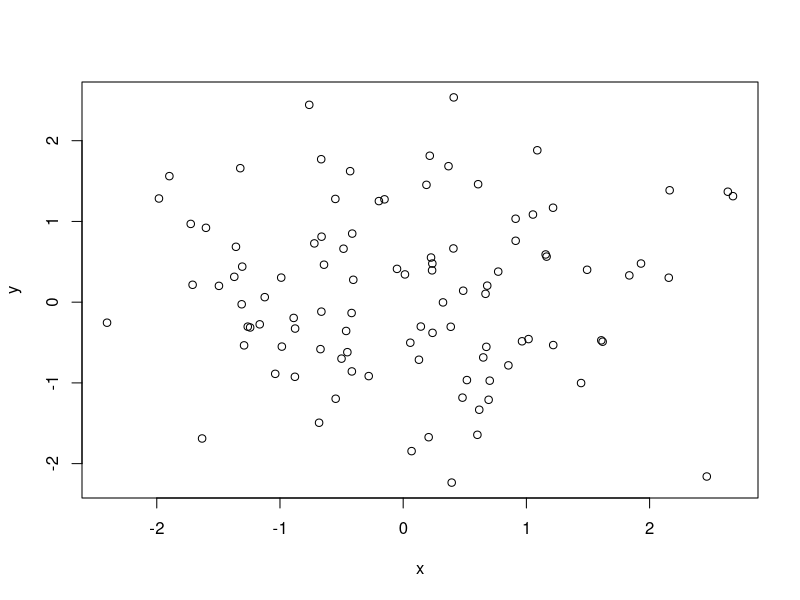
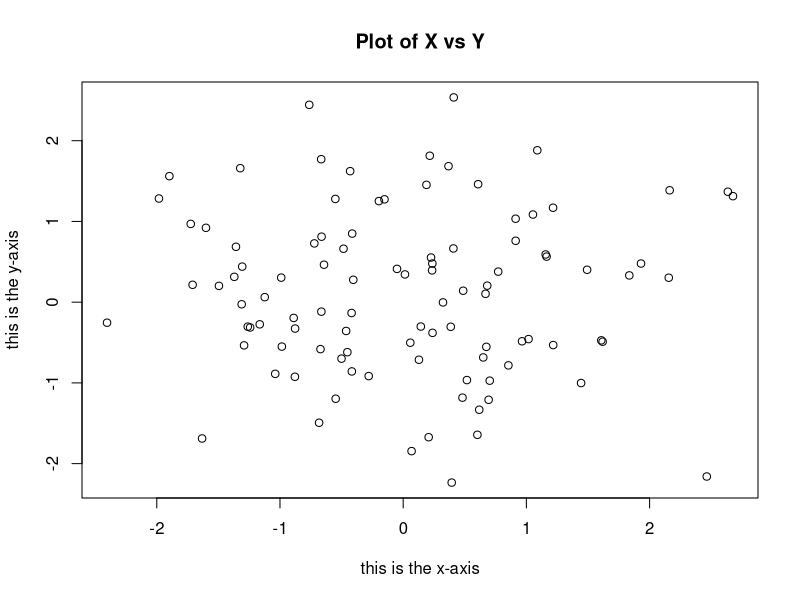
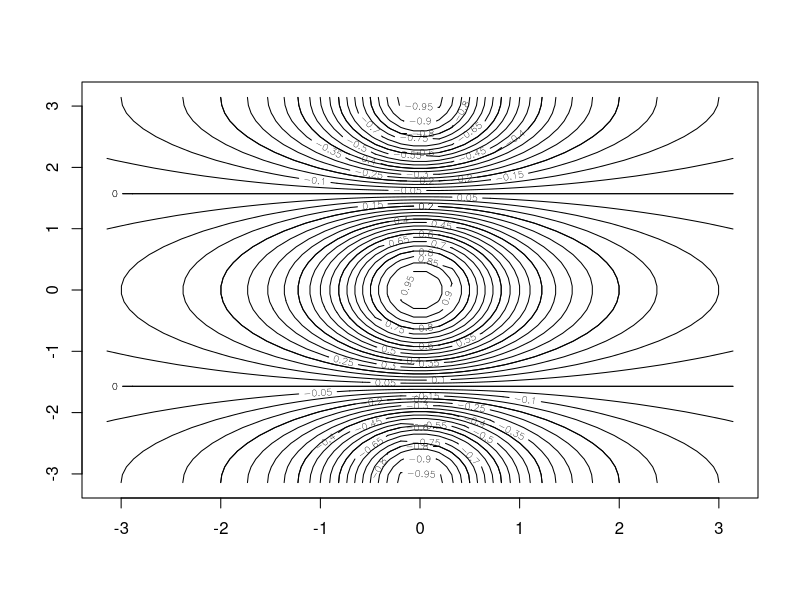
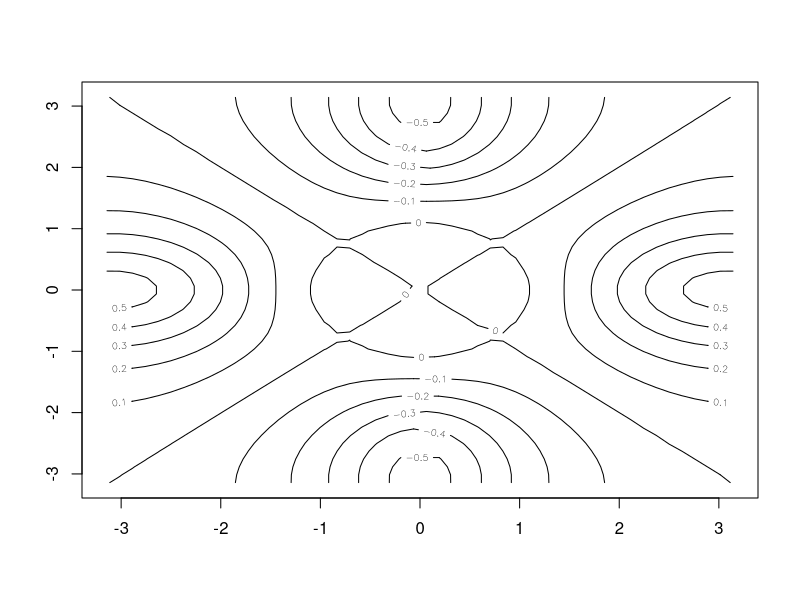
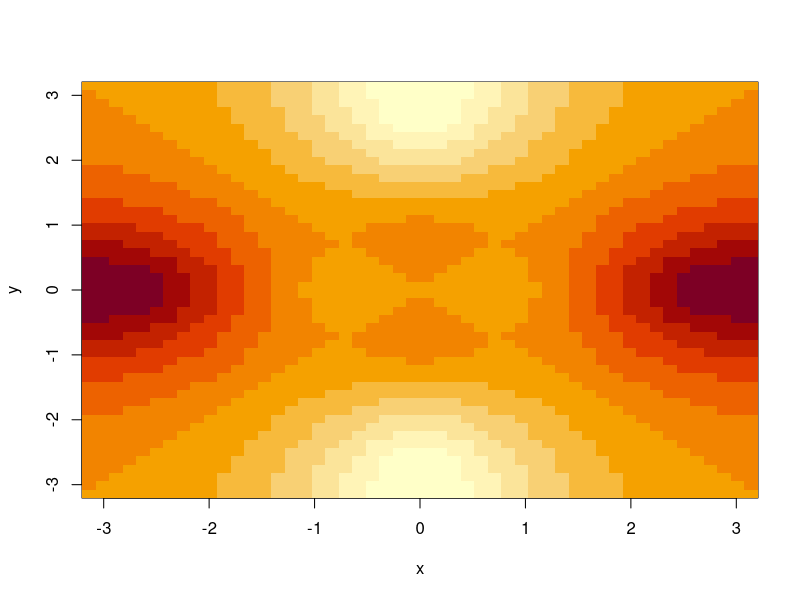
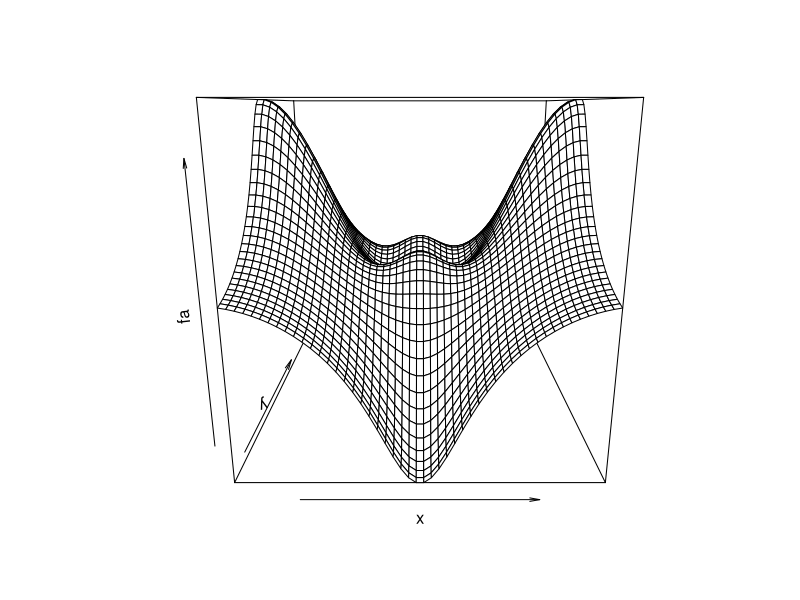
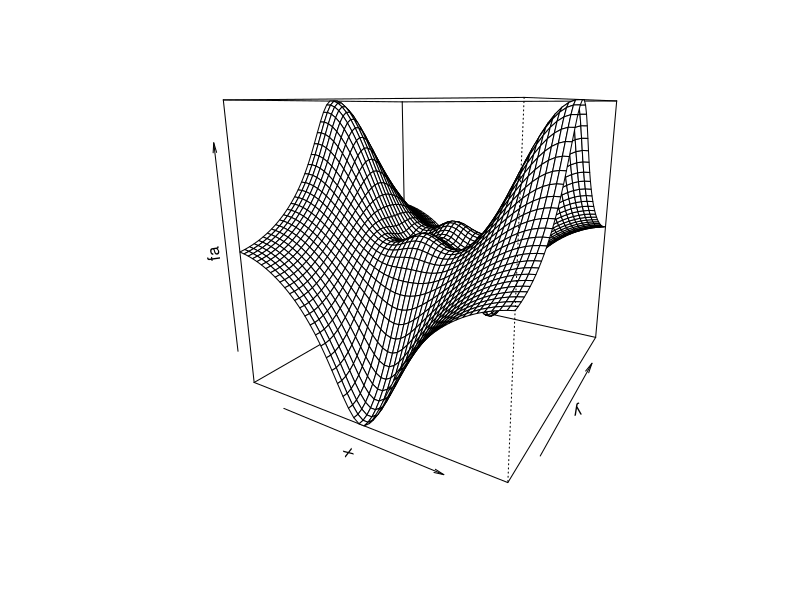
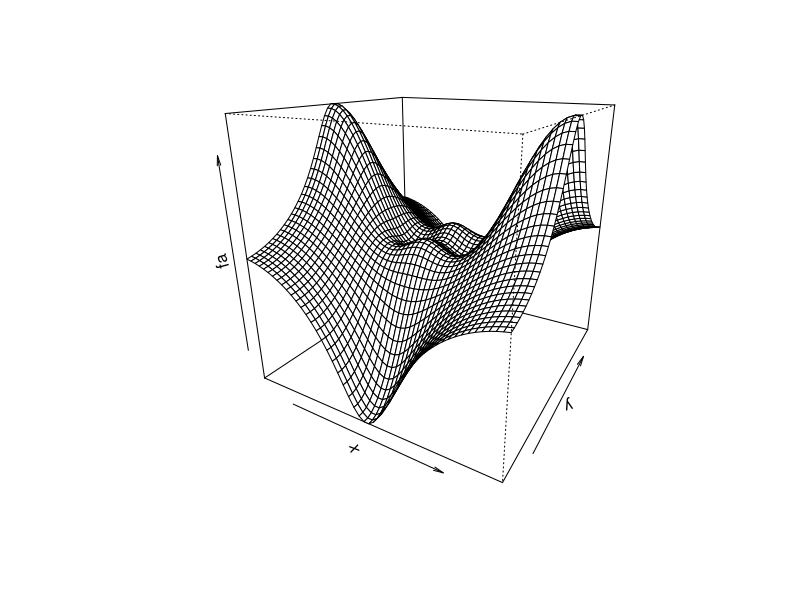

Write the R code that produced these figures, in order.
# Lab2 from intro to statistical learning by James, Witten, Hastie, Tibshirani

# BASIC COMMANDS
x <- c(1, 3, 2, 5)
x
# 1 3 2 5
#x <- c(7, 5, 4, )
#Error in c(7, 5, 4, ) : argument 4 is empty
 x <- c(7, 5, 4, 6)
y = c(1, 4, 3)
length(x)
#[1] 4
length(y)
#[1] 3
y = c(y, 6)
y
#[1] 1 4 3 6
x+y
#[1]  8  9  7 12
ls()
#[1] "x" "y"
 rm(x, y)
 ls()
#character(0)
 ?matrix
 x = matrix(data=c(1,2,3,4), nrow=2, ncol=2)
 x
#[,1] [,2]
#[1,]    1    3
#[2,]    2    4
# fills by columns. for rows use
 matrix(c(2,2,3,4),2,2,byrow=TRUE)
sqrt(x)
x^2
# rnorm generates a vecttor of random normal variables where n, first argument, is sample size
# by default creates mean 0 std dev of 1
x = rnorm(50)
y = rnorm(50, mean=50, sd = .1)
cor(x,y)
set.seed(1303)
rnorm(50)
# mean() and var() functions compute mean and variance of a vector.
# sd()  or  sqrt(var()) will give standard dev
set.seed(3)
y = rnorm(100)
mean(y)
var(y)
sqrt(var(y))
sd(y)


# GRAPHICS
# plot() function is the primary way to plot data in R
# xlab - labels the x axis
x=rnorm(100)
y=rnorm(100)
print(plot(x,y))
print(plot(x,
           y, 
           xlab="this is the x-axis",
           ylab="this is the y-axis",
           main="Plot of X vs Y"))
# pdf("Figure.pdf")
# plot(x,y, col="green")
# def.off() - indicates to R that we are done creating the plot

#seq() used to create a sequence of numbers. seq(a,b) creates a vector
# of numbers between a and b

# creates a sequence of 10 numbers evenly spaced between 0 and 1
seq(0,1, length=10)
#shorthand for seq(3, 11)
print(3:11)
x = seq(-pi, pi, length=50)

# contour creates a contour plot to represent 3-d data. it's like a 
# topographical map. arguments: vector of x values, vector of y values,
# a matrix whose elements correxpond to the z value for each pair of (x,y)
y=x
f=outer(x,y, function(x,y)cos(y)/(1+x^2))
#print(f)
contour(x,y,f)
contour(x,y, f, nlevels=45, add=T)
fa=(f-t(f))/2
contour(x,y,fa, nlevels=15)

# image() produces a color-coded plot whose colors depend on the z value. heatmap.
# persp() produces a 3d plot. arguments theta and phi control the angles at which the 
# plot is viewed
image(x,y,fa)
persp(x,y,fa)
persp(x,y, fa, theta=30)
persp(x,y, fa, theta=30, phi=20)
persp(x,y, fa, theta=30, phi=70)
persp(x,y, fa, theta=30, phi=40)